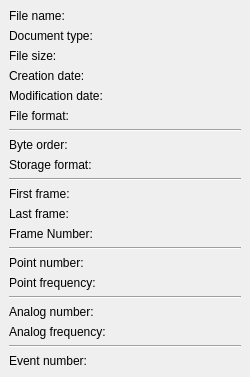
<?xml version="1.0" encoding="UTF-8"?>
<ui version="4.0">
 <class>FileInfoDockWidget</class>
 <widget class="QDockWidget" name="FileInfoDockWidget">
  <property name="geometry">
   <rect>
    <x>0</x>
    <y>0</y>
    <width>250</width>
    <height>250</height>
   </rect>
  </property>
  <property name="minimumSize">
   <size>
    <width>0</width>
    <height>0</height>
   </size>
  </property>
  <property name="features">
   <set>QDockWidget::DockWidgetClosable|QDockWidget::DockWidgetFloatable</set>
  </property>
  <property name="allowedAreas">
   <set>Qt::NoDockWidgetArea</set>
  </property>
  <property name="windowTitle">
   <string>Informations</string>
  </property>
  <widget class="QWidget" name="dockWidgetContents">
   <layout class="QFormLayout" name="formLayout">
    <property name="fieldGrowthPolicy">
     <enum>QFormLayout::FieldsStayAtSizeHint</enum>
    </property>
    <item row="0" column="0">
     <widget class="QLabel" name="fileNameLabel">
      <property name="text">
       <string>File name:</string>
      </property>
     </widget>
    </item>
    <item row="0" column="1">
     <widget class="QLabel" name="fileNameValue">
      <property name="text">
       <string/>
      </property>
     </widget>
    </item>
    <item row="1" column="0">
     <widget class="QLabel" name="documentTypeLabel">
      <property name="text">
       <string>Document type:</string>
      </property>
     </widget>
    </item>
    <item row="1" column="1">
     <widget class="QLabel" name="documentTypeValue">
      <property name="text">
       <string/>
      </property>
     </widget>
    </item>
    <item row="2" column="0">
     <widget class="QLabel" name="fileSizeLabel">
      <property name="text">
       <string>File size:</string>
      </property>
     </widget>
    </item>
    <item row="2" column="1">
     <widget class="QLabel" name="fileSizeValue">
      <property name="text">
       <string/>
      </property>
     </widget>
    </item>
    <item row="3" column="0">
     <widget class="QLabel" name="creationDateLabel">
      <property name="text">
       <string>Creation date:</string>
      </property>
     </widget>
    </item>
    <item row="3" column="1">
     <widget class="QLabel" name="creationDateValue">
      <property name="text">
       <string/>
      </property>
     </widget>
    </item>
    <item row="4" column="0">
     <widget class="QLabel" name="modificationDateLabel">
      <property name="text">
       <string>Modification date:</string>
      </property>
     </widget>
    </item>
    <item row="4" column="1">
     <widget class="QLabel" name="modificationDateValue">
      <property name="text">
       <string/>
      </property>
     </widget>
    </item>
    <item row="5" column="0">
     <widget class="QLabel" name="fileFormatLabel">
      <property name="text">
       <string>File format:</string>
      </property>
     </widget>
    </item>
    <item row="5" column="1">
     <widget class="QLabel" name="fileFormatValue">
      <property name="text">
       <string/>
      </property>
     </widget>
    </item>
    <item row="6" column="0" colspan="2">
     <widget class="Line" name="line">
      <property name="orientation">
       <enum>Qt::Horizontal</enum>
      </property>
     </widget>
    </item>
    <item row="7" column="0">
     <widget class="QLabel" name="byteOrderLabel">
      <property name="text">
       <string>Byte order:</string>
      </property>
     </widget>
    </item>
    <item row="7" column="1">
     <widget class="QLabel" name="byteOrderValue">
      <property name="text">
       <string/>
      </property>
     </widget>
    </item>
    <item row="8" column="0">
     <widget class="QLabel" name="storageFormatLabel">
      <property name="text">
       <string>Storage format:</string>
      </property>
     </widget>
    </item>
    <item row="8" column="1">
     <widget class="QLabel" name="storageFormatValue">
      <property name="text">
       <string/>
      </property>
     </widget>
    </item>
    <item row="9" column="0" colspan="2">
     <widget class="Line" name="line_2">
      <property name="orientation">
       <enum>Qt::Horizontal</enum>
      </property>
     </widget>
    </item>
    <item row="10" column="0">
     <widget class="QLabel" name="firstFrameLabel">
      <property name="text">
       <string>First frame:</string>
      </property>
     </widget>
    </item>
    <item row="10" column="1">
     <widget class="QLabel" name="firstFrameValue">
      <property name="text">
       <string/>
      </property>
     </widget>
    </item>
    <item row="11" column="0">
     <widget class="QLabel" name="lastFrameLabel">
      <property name="text">
       <string>Last frame:</string>
      </property>
     </widget>
    </item>
    <item row="11" column="1">
     <widget class="QLabel" name="lastFrameValue">
      <property name="text">
       <string/>
      </property>
     </widget>
    </item>
    <item row="12" column="0">
     <widget class="QLabel" name="frameNumberLabel">
      <property name="text">
       <string>Frame Number:</string>
      </property>
     </widget>
    </item>
    <item row="12" column="1">
     <widget class="QLabel" name="frameNumberValue">
      <property name="text">
       <string/>
      </property>
     </widget>
    </item>
    <item row="13" column="0" colspan="2">
     <widget class="Line" name="line_3">
      <property name="orientation">
       <enum>Qt::Horizontal</enum>
      </property>
     </widget>
    </item>
    <item row="14" column="0">
     <widget class="QLabel" name="pointNumberLabel">
      <property name="text">
       <string>Point number:</string>
      </property>
     </widget>
    </item>
    <item row="14" column="1">
     <widget class="QLabel" name="pointNumberValue">
      <property name="text">
       <string/>
      </property>
     </widget>
    </item>
    <item row="15" column="0">
     <widget class="QLabel" name="pointFrequencyLabel">
      <property name="text">
       <string>Point frequency:</string>
      </property>
     </widget>
    </item>
    <item row="15" column="1">
     <widget class="QLabel" name="pointFrequencyValue">
      <property name="text">
       <string/>
      </property>
     </widget>
    </item>
    <item row="16" column="0" colspan="2">
     <widget class="Line" name="line_4">
      <property name="orientation">
       <enum>Qt::Horizontal</enum>
      </property>
     </widget>
    </item>
    <item row="17" column="0">
     <widget class="QLabel" name="analogNumberLabel">
      <property name="text">
       <string>Analog number:</string>
      </property>
     </widget>
    </item>
    <item row="17" column="1">
     <widget class="QLabel" name="analogNumberValue">
      <property name="text">
       <string/>
      </property>
     </widget>
    </item>
    <item row="18" column="0">
     <widget class="QLabel" name="analogFrequencyLabel">
      <property name="text">
       <string>Analog frequency:</string>
      </property>
     </widget>
    </item>
    <item row="18" column="1">
     <widget class="QLabel" name="analogFrequencyValue">
      <property name="text">
       <string/>
      </property>
     </widget>
    </item>
    <item row="19" column="0" colspan="2">
     <widget class="Line" name="line_5">
      <property name="orientation">
       <enum>Qt::Horizontal</enum>
      </property>
     </widget>
    </item>
    <item row="20" column="0">
     <widget class="QLabel" name="eventNumberLabel">
      <property name="text">
       <string>Event number:</string>
      </property>
     </widget>
    </item>
    <item row="20" column="1">
     <widget class="QLabel" name="eventNumberValue">
      <property name="text">
       <string/>
      </property>
     </widget>
    </item>
   </layout>
  </widget>
 </widget>
 <resources/>
 <connections/>
</ui>
